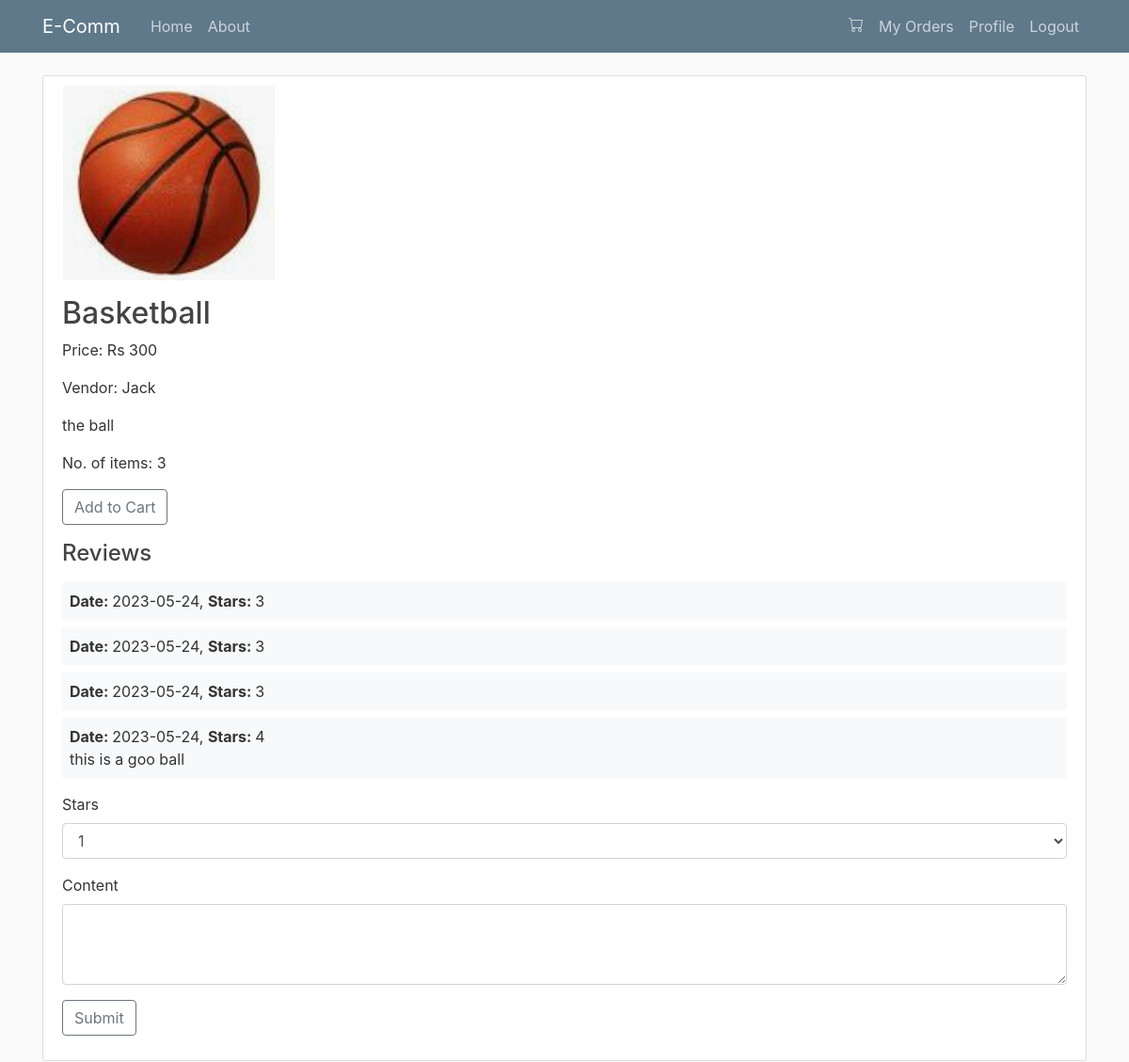
Page /basketball/ (signed in) on the committed database.
### store/models.py (models this page shows, shortened)
class Product(models.Model):
    user = models.ForeignKey(User, related_name='products', on_delete=models.CASCADE)
    category = models.ForeignKey(Category, related_name='products', on_delete=models.CASCADE)
    title = models.CharField(max_length=50)
    slug = models.SlugField(max_length=50)
    description = models.TextField(blank=True)
    price = models.IntegerField()
    no_of_items = models.IntegerField(default=1)
    image = models.ImageField(upload_to='uploads/product_images/', blank=True, null=True)
    thumbnail = models.ImageField(upload_to='uploads/product_images/thumbnails/', blank=True, null=True)
    created_at = models.DateTimeField(auto_now_add=True)
    updated_at = models.DateTimeField(auto_now=True)
    class Meta:
        ordering = ('-created_at',)                   # sets the products in the order they were created

class ProductReview(models.Model):
    product = models.ForeignKey(Product, related_name='reviews', on_delete=models.CASCADE)
    user = models.ForeignKey(User, related_name='reviews', on_delete=models.CASCADE)
    content = models.TextField(blank=True, null=True)
    stars = models.IntegerField()
    date_added = models.DateTimeField(auto_now_add=True)

### store/views.py (the view)
# urls.py: path('', include('store.urls'), name='product_detail'),
def product_detail(request, slug):
    product = get_object_or_404(Product, slug=slug)
    if request.method == 'POST' and request.user.is_authenticated:
        stars = request.POST.get('stars', '3')
        content = request.POST.get('content', '')
        review = ProductReview.objects.create(product=product, user=request.user, stars=stars, content=content)
        return redirect('product_detail', slug=slug)
    return render(request, 'store/product_detail.html', {
        'product':product,
    })

### store/context_processors.py (called while the page is built)
def cart(request):
    return {'cart':Cart(request)}

### store/templates/store/product_detail.html (shortened to what this page needs)
{% extends 'core/base.html' %}
{% block content %}
    <article class="media content-section">
        <div class="media-body">
            {% if product.image %}
                <img src="{{product.image.url}}" class="img-fluid mb-3" alt="Responsive image">
            {% endif %}
            <h2 class = 'article-title'>{{ product.title }}</h2>
            <p class="article-content">Price: Rs {{ product.price }}</p>
            <p class="article-content">Vendor: {% firstof product.user.get_full_name product.user.username %}</p>
            <p class="article-content">{{ product.description }}</p>
            <p class="article-content">No. of items: {{ product.no_of_items }}</p>
            <a href="{% url 'add_to_cart' product.id %}" class="btn btn-outline-secondary mb-2">Add to Cart</a>
            <h4 class="mb-2 mt-2">Reviews</h4>
            <p>
                {% for review in product.reviews.all %}
                    <div class="bg-light px-2 py-2 mb- mt-2">
                        <strong>Date: </strong>{{ review.date_added|date:"Y-m-d" }},
                        <strong>Stars: </strong>{{ review.stars }}<br>
                        {{ review.content }}
                    </div>
                {% empty %}
                    <div class="bg-light py-3 px-2">No reviews yet...</div>
                {% endfor %}
            </p>
            {% if request.user.is_authenticated %}
            <form method="POST" acion=".">
                <div class="form-group">
                  <label for="stars">Stars</label>
                  <select class="form-control" name="stars" id="stars">
                    <option>1</option>
                  </select>
                </div>
                <div class="form-group">
                  <label for="content">Content</label>
                  <textarea class="form-control" name="content" id="content" rows="3"></textarea>
                </div>
                <div class="form-group">
                    <button type="submit" class="btn btn-outline-secondary">Submit</button>
                </div>
            </form>
            {% else %}
            <div class="bg-light mb-2 mt-2">Please sign in to write reviews</div>
            {% endif %}
        </div>
    </article>
{% endblock content %}

### core/static/core/main.css (style rules this page uses)
body { background: #fafafa; color: #333333; margin-top: 5rem; }
h1, h2, h3, h4, h5, h6 { color: #444444; }
.content-section { background: #ffffff; padding: 10px 20px; border: 1px solid #dddddd; border-radius: 3px; margin-bottom: 20px; }
.article-title { color: #444444; }
.article-content { white-space: pre-line; }

### rows in the picture
Product: image (picture), title "Basketball", price "300", user.username "Jack", description "the ball", no_of_items "3"
ProductReview: date_added "2023-05-24", stars "3"
ProductReview: date_added "2023-05-24", stars "3"
ProductReview: date_added "2023-05-24", stars "3"
ProductReview: date_added "2023-05-24", stars "4", content "this is a goo ball"
